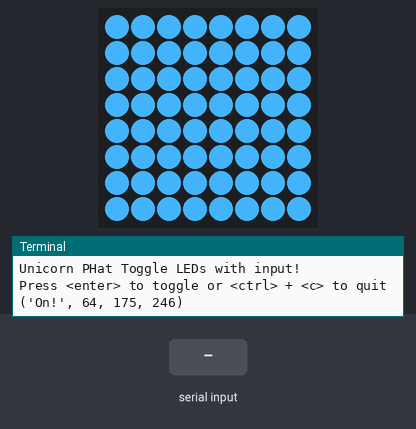
A program run on a simulated Raspberry Pi (BCM pin numbers) with a Sense HAT. Shown: the Sense HAT's 8×8 RGB LED matrix, the last lines printed to the terminal. Inputs (shaded band) come from the test bench. Dim RGB values are drawn brighter than linear; random numbers come from a fixed seed.

Above: at 2.2 s.
2.3 s: "1" typed at the terminal
At 3.4 s:
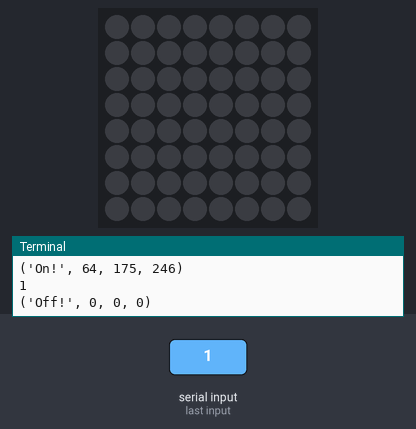
3.8 s: "0" typed at the terminal
At 4.5 s:
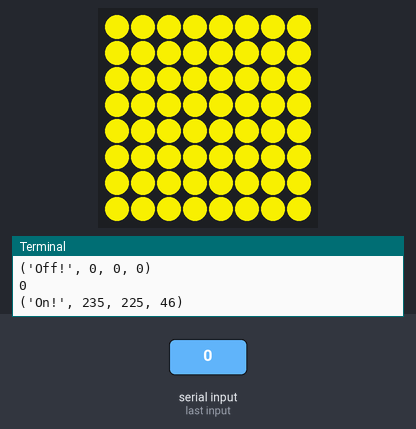
5.3 s: "2" typed at the terminal
At 5.7 s:
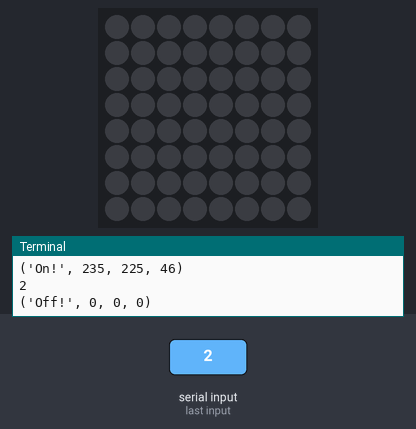
6.8 s: "1" typed at the terminal
At 8.0 s:
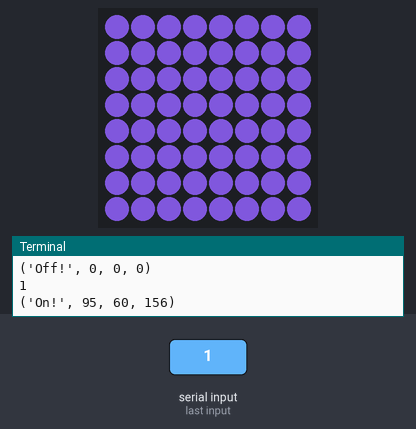
Timing chart, 0 to 9.3 s (numbered marks = the images above; inputs shaded):
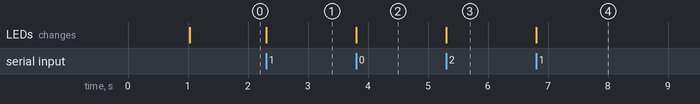

Measured:
- after the input at 2.3 s, the LEDs: change at once (image 1)
- after the input at 3.8 s, the LEDs: change at once (image 2)
- after the input at 5.3 s, the LEDs: change at once (image 3)
- after the input at 6.8 s, the LEDs: change at once (image 4)

The program:

toggle_sense.py
```python
#!/usr/bin/env python

from random import randint
from time import sleep

from sense_hat import SenseHat

sense = SenseHat()
sense.set_rotation(0)
sense.low_light = False

width = 8
height = 8


def print_header():
        #print the program's description
        print("Unicorn PHat Toggle LEDs with input!")
        sleep(.5)
        #give instructions on how to operate
        print("Press <enter> to toggle or <ctrl> + <c> to quit")
        sleep(.5)

def toggle(tog):
        #toggle has been called determine state
        if tog:
                #randomise red, green and blue
                r = randint(30, 255)
                g = randint(30, 255)
                b = randint(30, 255)
                msg="On!"
        else:
                #clear red, green and blue
                r=0
                g=0
                b=0
                msg="Off!"
        #print the relevant message
        print(msg,r,g,b)
        #set the LEDs to the relevant lighting (all on/off)
        for y in range(height):
                for x in range(width):
                        sense.set_pixel(x,y,r,g,b)
        #return the inverse boolean variable that was passed in
        return not tog

if __name__ == "__main__":
        #program starts here
        print_header()
        #this is the starting state (True=ON)
        bToggle = True
        #indefinite loop
        while True:
                #call the toggle function with a given state and it will return the inverse
                bToggle = toggle(bToggle)
                #pause and await input from keyboard i.e. <enter> no characters are checked
                raw_input("")
```
